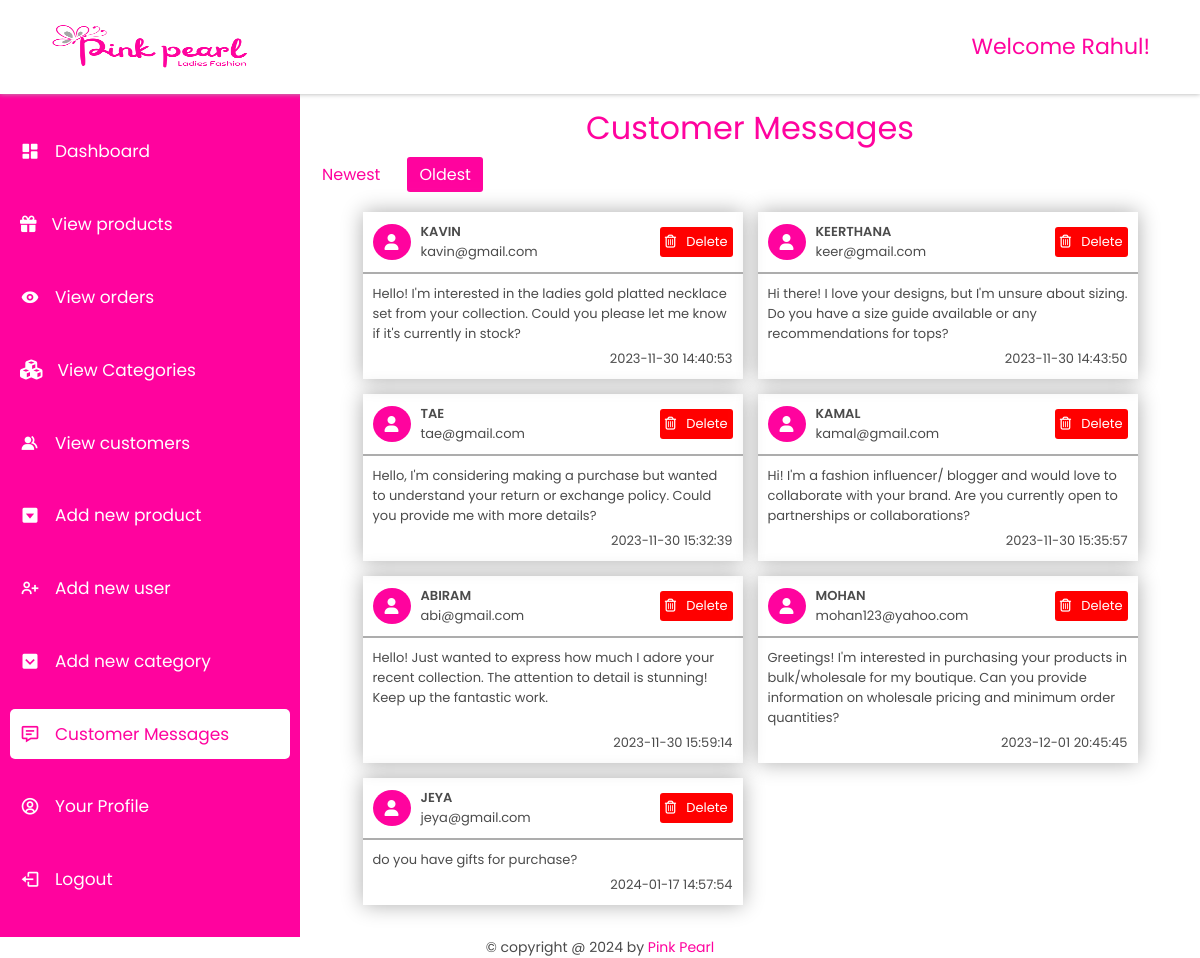
The page /admin/messages.php?orderby=oldest (signed in) on the database its author committed.
### tables this page shows
CREATE TABLE `messages` (
  `message_id` int(11) NOT NULL,
  `name` varchar(20) NOT NULL,
  `email` varchar(25) NOT NULL,
  `message` text NOT NULL,
  `date` datetime NOT NULL DEFAULT current_timestamp()
);

### admin/messages.php (the view, shortened to what this page needs)
<?php
    include('../database/dbconnection.php');
    $orderby = 'newest';
    if (isset($_GET['orderby'])) {
        $orderby = $_GET['orderby'];
    }
    if ($orderby == 'newest')
        $messagesResult = mysqli_query($connection, "select * from messages order by date desc");
    else if ($orderby == 'oldest')
        $messagesResult = mysqli_query($connection, "select * from messages order by date asc");
?>
<!DOCTYPE html>
<html lang="en">
<head>
    <link rel="stylesheet" href="../index.css">
    <link rel="stylesheet" href="https://maxst.icons8.com/vue-static/landings/line-awesome/line-awesome/1.3.0/css/line-awesome.min.css">
    <link  rel="stylesheet"href="https://unpkg.com/boxicons@2.1.4/css/boxicons.min.css">
    <link rel="stylesheet" href="style.css">
</head>
<body>
    <header>
        <div style="display: flex;align-items: center;gap: 10px;"><i class="fa fa-bars toggle-menu" aria-hidden="true" onclick="handleNav()" style="font-size: 20px;"></i><img src="../uploadedImages/logo.png" alt=""></div>
        <h1>Welcome <?php echo $_SESSION['admin_name'] ?>!</h1>
    </header>
    <main>
        <div class="side-bar">
            <ul>
                <li class="active">
                    <a href="dashboard.php"><i class='bx bxs-dashboard'></i>
                    <span>Dashboard</span></a>
                </li>
                <li>
                    <a href="products.php"><i class="fa fa-gift" aria-hidden="true" style="font-size: 16.5px;"></i>
                    <span>View products</span></a>
                </li>
                <li>
                    <a href="orders.php"><i class='bx bxs-show'></i>
                    <span>View orders</span></a>
                </li>
                <li>
                    <a href="categories.php"><i class="fa fa-cubes" aria-hidden="true"></i>
                    <span>View Categories</span></a>
                </li>
                <li>
                    <a href="customers.php"><i class='bx bxs-group'></i>
                    <span>View customers</span></a>
                </li>
                <li>
                    <a href="addnewproduct.php"><i class='bx bxs-caret-down-square' ></i>
                    <span>Add new product</span></a>
                </li>
                <li>
                    <a href="addnewuser.php"><i class='bx bx-user-plus'></i>
                    <span>Add new user</span></a>
                </li>
                <li>
                    <a href="addNewCategory.php"><i class='bx bxs-chevron-down-square'></i>
                    <span>Add new category</span></a>
                </li>
                <li>
                    <a href="messages.php" class="active"><i class='bx bx-message-detail'></i>
                    <span>Customer Messages</span></a>
                </li>
                <li>
                    <a href="profile.php"><i class='bx bx-user-circle'></i>
                    <span>Your Profile</span></a>
                </li>
                <li>
                    <a href="../account/logout.php"><i class='bx bx-log-out'></i>
                    <span>Logout</span></a>
                </li>
            </ul>
        </div>
        <div class="container">
            <h1>Customer Messages</h1>
            <div class="top-header">
                <a href="messages.php?orderby=newest"><button style="font-size: 16px;padding:5px 12px" class="<?php if($orderby=='oldest') echo "unactive"; else echo "";?>">Newest</button></a>
                <a href="messages.php?orderby=oldest"><button style="font-size: 16px;padding:5px 12px" class="<?php if($orderby=='newest') echo "unactive"; else echo "";?>">Oldest</button></a>
            </div>
            <div class="messages-wrapper">
                <?php while($msg = mysqli_fetch_assoc($messagesResult)) { ?>
                    <div class="message-box">
                        <div class="box_top">
                            <div class="profile">
                                <span class="profile_img">
                                        <i class="fa-solid fa-user"></i>
                                </span>
                                <span class="name_user">
                                    <span style="font-weight: 600;text-transform:uppercase;"><?php echo $msg['name'] ?></span>
                                    <span><?php echo $msg['email'] ?></span>
                                </span>
                            </div>
                            <a href="messages.php?del_msg=<?php echo $msg['message_id'] ?>"><button type='submit' name="delete_msg" class="delete"><i class="fa fa-trash-o" aria-hidden="true"></i>Delete</button></a>
                        </div>
                        <div class="comments">
                            <?php echo $msg['message'] ?>
                        </div>
                        <div class="date">
                            <?php echo $msg['date'] ?>
                        </div>
                    </div>
                <?php } ?>
            </div>
        </div>
    </main>
    <footer>
        &copy; copyright  @ <?php echo date('Y'); ?> by <span style="color: var(--pink);">Pink Pearl</span>
    </footer>
</body>
</html>

### index.css (style rules this page uses)
* { margin: 0;padding: 0; box-sizing: border-box; font-family: 'Poppins', sans-serif; font-weight: 400; text-decoration: none; list-style-type: none; color: var(--black); outline: none; }
:root { --white: white; --black: rgb(75, 75, 75); --grey: rgb(173, 173, 173); --lightpink: rgb(255, 227, 232); --pink: #FF039E; }
button, .button { padding: 10px 25px; background-color: var(--pink); font-size: 20px; border: none; color: var(--white); cursor: pointer; transition: 0.3s; border-radius: 3px; display: flex; align-items: center; justify-content: center; gap: 10px; }
button i { color: var(--white); }

### admin/style.css (style rules this page uses)
button { font-size: 13px; padding: 5px; }
button.delete { background-color: red; }
header { width: 100%; position: fixed; display: flex; align-items: center; justify-content: space-between; height: 10vh; padding: 10px 50px; box-shadow: 0 0 5px var(--grey); background-color: var(--white); z-index: 1000; }
header img { width: 200px; height: 47px; }
header h1 { font-size: 22px;color: var(--pink); }
main { min-height: 100vh; width: 100%; }
main .side-bar { height: 90vh; width: 300px; background-color: var(--pink); position: fixed; top: 10vh; left: 0; padding: 10px; }
main .side-bar ul { width: 100%; height: 100%; display: flex; flex-direction: column; justify-content: space-evenly; }
main .side-bar ul li a { display: inline-block; padding: 12px 10px; width: 100%; font-size: 17px; display: flex; align-items: center; gap: 15px; color: var(--white); transition: 0.3s; border-radius: 5px; }
main .side-bar ul li a span { color: var(--white); }
main .side-bar ul li a i { font-size: 20px; color: var(--white); }
main .side-bar ul li a:hover, main .side-bar ul li a.active { background-color: var(--white); }
main .side-bar ul li a:hover span, main .side-bar ul li a:hover i, main .side-bar ul li a.active span , main .side-bar ul li a.active i { color: var(--pink); }
main .container { background-color: var(--white); max-height: 90vh; overflow-y: scroll; width: calc(100% - 300px); position: relative; left: 300px; top: 10vh; padding: 10px 10px 25px; }
main .container > h1, main .container > h1 span { color: var(--pink); margin-bottom: 5px; text-align: center; }
.container .top-header { display: flex; align-items: center; gap: 15px; }
.container .top-header button.unactive { background-color: transparent; color: var(--pink); }
.container .messages-wrapper { display: grid; grid-template-columns: repeat(auto-fit, 380px); justify-content: center; margin-top: 20px; gap: 15px; }
.container .messages-wrapper .message-box { display: flex; flex-direction: column; box-shadow: 0 0 20px var(--grey); transition: 0.3s; cursor: pointer; }
.container .messages-wrapper .message-box .box_top { display: flex; align-items: center; justify-content: space-between;padding: 10px; border-bottom: 2px solid var(--grey); }
.container .messages-wrapper .message-box .box_top .profile { display: flex; align-items: center; gap: 10px; }
.container .messages-wrapper .message-box .box_top .profile i { background-color: var(--pink); color: var(--white); border-radius: 50%; padding: 10px 12px; }
.container .messages-wrapper .message-box .box_top .profile .name_user { display: flex; flex-direction: column; gap: 0; }
.container .messages-wrapper .message-box .box_top .profile .name_user span { font-size: 13px; }
.container .messages-wrapper .message-box .comments { padding: 10px 10px 5px; font-size: 13px;flex: 1; }
.container .messages-wrapper .message-box .date { padding: 0 10px 10px; font-size: 13px; text-align: right; }
footer { text-align: center; font-size: 14px; }

### rows shown on the page
messages: name "KAVIN", email "kavin@gmail.com", message "Hello! I'm interested in the ladies gold platted necklace set from your collection. Could you please let me know if it's currently in stock?", date "2023-11-30 14:40:53"
messages: name "KEERTHANA", email "keer@gmail.com", message "Hi there! I love your designs, but I'm unsure about sizing. Do you have a size guide available or any recommendations for tops?", date "2023-11-30 14:43:50"
messages: name "TAE", email "tae@gmail.com", message "Hello, I'm considering making a purchase but wanted to understand your return or exchange policy. Could you provide me with more details?", date "2023-11-30 15:32:39"
messages: name "KAMAL", email "kamal@gmail.com", message "Hi! I'm a fashion influencer/ blogger and would love to collaborate with your brand. Are you currently open to partnerships or collaborations?", date "2023-11-30 15:35:57"
messages: name "ABIRAM", email "abi@gmail.com", message "Hello! Just wanted to express how much I adore your recent collection. The attention to detail is stunning! Keep up the fantastic work.", date "2023-11-30 15:59:14"
messages: name "MOHAN", email "mohan123@yahoo.com", message "Greetings! I'm interested in purchasing your products in bulk/wholesale for my boutique. Can you provide information on wholesale pricing and minimum order quantities?", date "2023-12-01 20:45:45"
messages: name "JEYA", email "jeya@gmail.com", message "do you have gifts for purchase?", date "2024-01-17 14:57:54"

### other values the page prints
$_SESSION['admin_name'] "Rahul"
